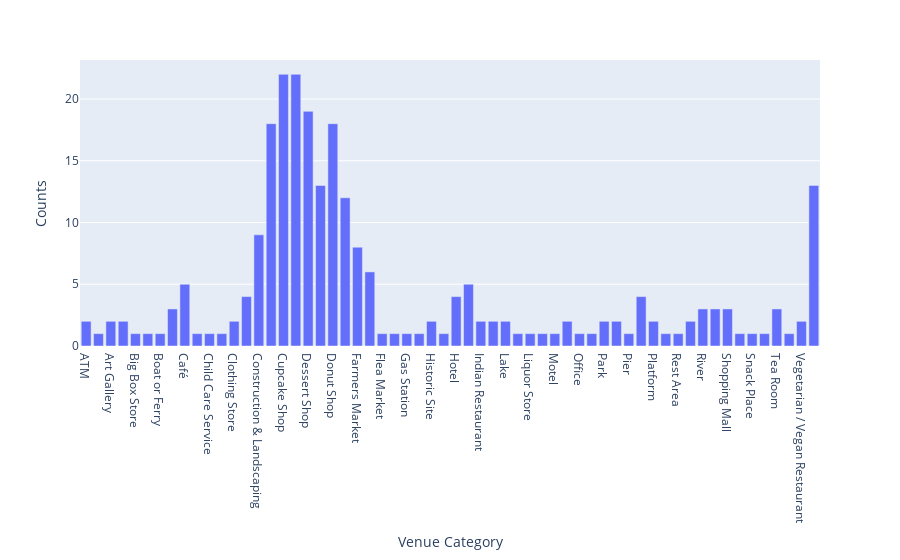

Source (notebook cell):
### Code cell
ser = pd.Series() 
temp_c = cluster1.drop('Neighborhood', 1)
for c in temp_c.columns:
    temp = temp_c[c].value_counts()
    ser = ser.append(temp)
bar_cluster1 = ser.to_frame()
bar_cluster1.reset_index(inplace = True)
bar_cluster1.columns = ['Venue','Counts']
bar_cluster1 = bar_cluster1.groupby('Venue').sum()
fig = px.bar(bar_cluster1, x=bar_cluster1.index, y='Counts', labels={'x':'Venue Category'})
fig.show()

### Figure 1 — Plotly figure (JSON) as saved in the notebook; plotly's stock layout.template omitted (floating-point values rounded to 4 significant figures)
{"data": [{"alignmentgroup": "True", "hoverlabel": {"namelength": 0}, "hovertemplate": "Venue Category=%{x}<br>Counts=%{y}", "legendgroup": "", "marker": {"color": "#636efa"}, "name": "", "offsetgroup": "", "orientation": "v", "showlegend": false, "textposition": "auto", "type": "bar", "x": ["ATM", "Arcade", "Art Gallery", "Asian Restaurant", "Big Box Store", "Bistro", "Boat or Ferry", "Bus Station", "Café", "Castle", "Child Care Service", "Chinese Restaurant", "Clothing Store", "Coffee Shop", "Construction & Landscaping", "Convenience Store", "Cupcake Shop", "Department Store", "Dessert Shop", "Diner", "Donut Shop", "Electronics Store", "Farmers Market", "Fast Food Restaurant", "Flea Market", "Food Truck", "Gas Station", "Gourmet Shop", "Historic Site", "History Museum", "Hotel", "Ice Cream Shop", "Indian Restaurant", "Jewelry Store", "Lake", "Light Rail Station", "Liquor Store", "Mediterranean Restaurant", "Motel", "Multiplex", "Office", "Optical Shop", "Park", "Pharmacy", "Pier", "Pizza Place", "Platform", "Rental Car Location", "Rest Area", "Restaurant", "River", "Sandwich Place", "Shopping Mall", "Smoke Shop", "Snack Place", "South Indian Restaurant", "Tea Room", "Train Station", "Vegetarian / Vegan Restaurant", "Yoga Studio"], "xaxis": "x", "y": [2, 1, 2, 2, 1, 1, 1, 3, 5, 1, 1, 1, 2, 4, 9, 18, 22, 22, 19, 13, 18, 12, 8, 6, 1, 1, 1, 1, 2, 1, 4, 5, 2, 2, 2, 1, 1, 1, 1, 2, 1, 1, 2, 2, 1, 4, 2, 1, 1, 2, 3, 3, 3, 1, 1, 1, 3, 1, 2, 13], "yaxis": "y"}], "layout": {"barmode": "relative", "legend": {"tracegroupgap": 0}, "margin": {"t": 60}, "xaxis": {"anchor": "y", "domain": [0, 1], "title": {"text": "Venue Category"}}, "yaxis": {"anchor": "x", "domain": [0, 1], "title": {"text": "Counts"}}}}
